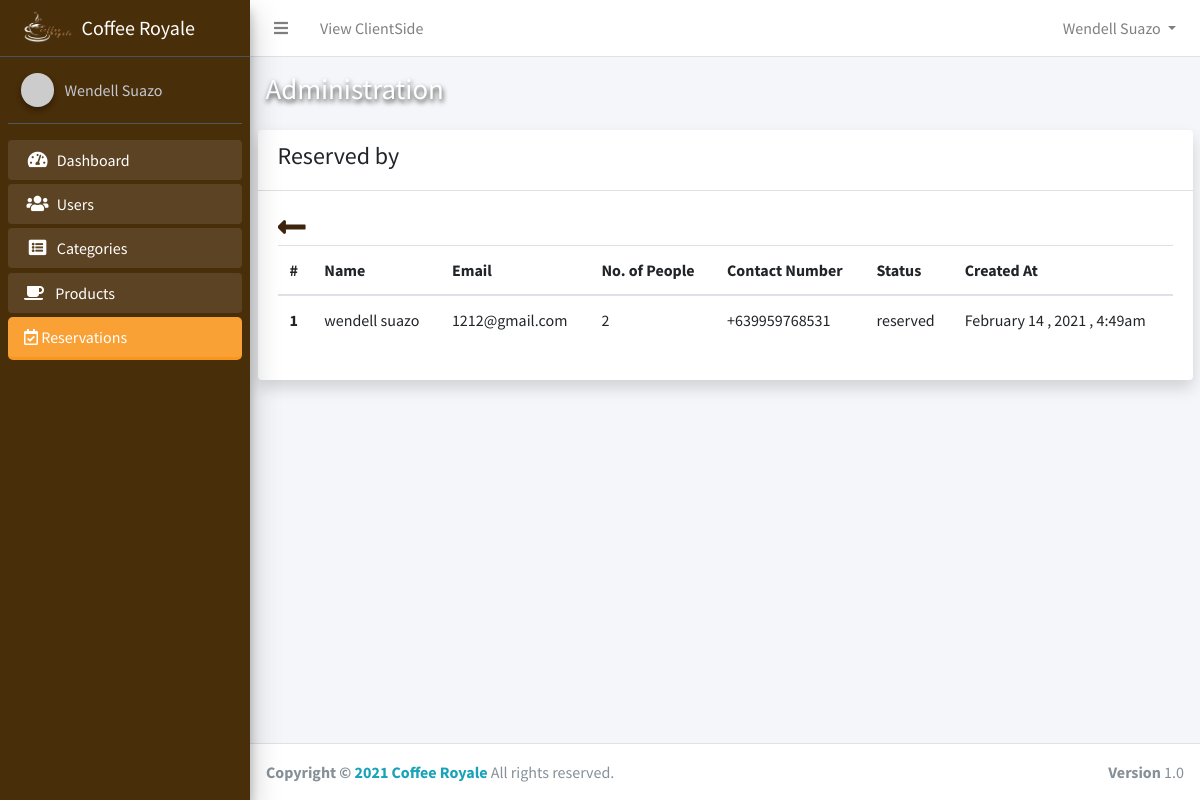
The app's page /admin/reservation_detail.php?id=52&user_id=97 (signed in) with its own data.
### tables this page shows
CREATE TABLE `users` (
  `id` int(11) NOT NULL,
  `firstname` varchar(50) NOT NULL,
  `lastname` varchar(50) NOT NULL,
  `email` varchar(50) NOT NULL,
  `password` varchar(50) NOT NULL,
  `token` varchar(50) NOT NULL,
  `active` tinyint(1) NOT NULL DEFAULT 0,
  `is_admin` tinyint(1) NOT NULL DEFAULT 0,
  `is_product_manager` tinyint(1) NOT NULL DEFAULT 0,
  `created_at` timestamp NOT NULL DEFAULT current_timestamp()
);

CREATE TABLE `reservations` (
  `id` int(11) NOT NULL,
  `transaction_id` varchar(50) NOT NULL,
  `date_time` datetime NOT NULL,
  `no_of_people` int(11) NOT NULL,
  `contact_number` varchar(50) NOT NULL,
  `status` varchar(50) NOT NULL DEFAULT 'pending',
  `user_id` int(11) NOT NULL,
  `created_at` timestamp NOT NULL DEFAULT current_timestamp()
);

### app/config/Config.php (called while the page is built, shortened)
<?php
class Connection
{
    public $conn;
    public function __construct()
    {
        try {
            $dsn = 'mysql:host=' . HOST . ';dbname=' . DB_NAME;
            $this->conn = new PDO($dsn, USERNAME, PASSWORD);
            $this->conn->setAttribute(PDO::ATTR_DEFAULT_FETCH_MODE, PDO::FETCH_OBJ);
            $this->conn->setAttribute(PDO::ATTR_EMULATE_PREPARES, false);
        } catch (PDOException $e) {
            echo "Error!: " . $e->getMessage() . "<br/>";
            die();
        }
        return $this->conn;
    }
}

### app/core.php (called while the page is built, shortened)
<?php
require('config/Config.php');
require_once('controllers/ReservationController.php');
require_once('controllers/admin/ReservationController.php');
require_once('models/User.php');
$user = new User();

### app/models/User.php (called while the page is built, shortened)
<?php
class User extends Connection
{
    public static function Auth()
    {
        if (isset($_SESSION['id'])) {
            return true;
        } else {
            return false;
        }
    }
    public function getFullName()
    {
        if (self::Auth()) {
            $user = $this->getUser();
            return ucwords($user->firstname) . ' ' . ucwords($user->lastname);
        } else {
            return 'Guess';
        }
    }
    public function getUser()
    {
        if (self::Auth()) {
            $sql = "SELECT * FROM users WHERE id=:id AND active=1";
            $stmt = $this->conn->prepare($sql);
            $stmt->execute(['id' => $_SESSION['id']]);
            $user = $stmt->fetch();
            return $user;
        }
    }
}

### app/controllers/admin/ReservationController.php (called while the page is built, shortened)
<?php
class AdminReservation extends Connection
{
    public function getUser($id)
    {
        $sql = "SELECT * FROM users WHERE id=:id";
        $stmt = $this->conn->prepare($sql);
        $stmt->execute(['id' => $id]);
        $user = $stmt->fetch();
        return $user;
    }
    public function getReservation($id)
    {
        $sql = "SELECT * FROM reservations WHERE id=:id";
        $stmt = $this->conn->prepare($sql);
        $stmt->execute(['id' => $id]);
        $reservation = $stmt->fetch();
        return $reservation;
    }
}

### app/helpers/formatDate.php (called while the page is built, shortened)
<?php
function shortDate($date)
{
    $d = new DateTime($date);
    return $d->format("F j \, Y \, g:ia");
}

### admin/reservation_detail.php (the view, shortened to what this page needs)
<?php
require_once BASE . '/app/core.php';
require_once BASE . '/app/includes/admin/header.php';
$reservation = new AdminReservation();
$user = '';
if (isset($_GET['user_id'])) {
    $user = $reservation->getUser($_GET['user_id']);
}
if (isset($_GET['id'])) {
    $activeReservation = $reservation->getReservation($_GET['id']);
}
?>
<div class="container">
    <div class="card shadow">
        <div class="card-header d-flex align-items-center">
            <h4>Reserved by</h4><br>
        </div>
        <div class="card-body">
            <div class="table-responsive">
                <?php if ($user) : ?>
                    <table class="table">
                        <a href="reservations.php">
                            <i class="fas fa-long-arrow-alt-left" style="font-size: 2rem; color: #3f240d"></i>
                        </a>
                        <thead>
                            <tr>
                                <th scope="col">#</th>
                                <th scope="col">Name</th>
                                <th scope="col">Email</th>
                                <th scope="col">No. of People</th>
                                <th scope="col">Contact Number</th>
                                <th scope="col">Status</th>
                                <th scope="col">Created At</th>
                            </tr>
                        </thead>
                        <tbody>
                            <tr>
                                <th scope="row"><?php echo 1 ?></th>
                                <td><?php echo $user->firstname . ' ' . $user->lastname ?></td>
                                <td><?php echo $user->email ?></td>
                                <td><?php echo $activeReservation->no_of_people ?></td>
                                <td><?php echo $activeReservation->contact_number ?></td>
                                <td><?php echo $activeReservation->status ?></td>
                                <td><?php echo shortDate($activeReservation->created_at) ?></td>
                            </tr>
                        </tbody>
                    </table>
                <?php else : ?>
                    <h2 class="text-secondary text-center">No Reservation Yet</h2>
                <?php endif; ?>
            </div>
        </div>
    </div>
</div>
</div>
<?php require_once BASE . '/app/includes/admin/footer.php' ?>

### app/includes/admin/navbar.php (shortened to what this page needs)
<nav class="main-header navbar navbar-expand navbar-white navbar-light">
    <ul class="navbar-nav" style="width:100%;">
        <li class="nav-item">
            <a class="nav-link" data-widget="pushmenu" href="#" role="button"><i class="fas fa-bars"></i></a>
        </li>
        <li class="nav-item d-none d-sm-inline-block">
            <a href="../index.php" class="nav-link">View ClientSide</a>
        </li>
        <li class="nav-item dropdown" style="margin-left:auto">
            <a id="navbarDropdown" class="nav-link dropdown-toggle" href="#" role="button" data-toggle="dropdown" aria-haspopup="true" aria-expanded="false" v-pre>
                <?php echo $user->getFullName() ?>
            </a>
        </li>
    </ul>
</nav>

### app/includes/admin/sidebar.php
<div class="sidebar">
    <div class="user-panel mt-3 pb-3 mb-3 d-flex">
        <div class="image">
            <img src="https://ui-avatars.com/api/?name=<?php echo $user->getFullName() ?>" class="img-circle elevation-2" alt="User Image">
        </div>
        <div class="info">
            <a href="" class="d-block"><?php echo $user->getFullName() ?></a>
        </div>
    </div>
    <nav class="mt-2">
        <ul class="nav nav-pills nav-sidebar flex-column" data-widget="treeview" role="menu" data-accordion="false">
            <li class="nav-item menu-open
                <?php echo (strpos(CURRENT_URL, 'dashboard') !== false) ? 'active' : '' ?>
                ">
                <a href="<?php echo BASE_URL . '/admin/dashboard.php' ?>" class="nav-link">
                    <i class="nav-icon fas fa-tachometer-alt"></i>
                    <p>
                        Dashboard
                    </p>
                </a>
            </li>
            <li class="nav-item menu-open
            <?php echo (strpos(CURRENT_URL, 'admin_user') !== false) ? 'active' : '' ?>
            ">
                <a href="<?php echo BASE_URL . 'admin/admin_users.php' ?>" class="nav-link">
                    <i class="nav-icon fas fa-users"></i>
                    <p>
                        Users
                    </p>
                </a>
            </li>
            <li class="nav-item menu-open
            <?php echo (strpos(CURRENT_URL, 'categor') !== false) ? 'active' : '' ?>
            ">
                <a href="<?php echo BASE_URL . 'admin/categories.php' ?>" class="nav-link ">
                    <i class="nav-icon fa fa-list-alt"></i>
                    <p>
                        Categories
                    </p>
                </a>
            </li>
            <li class="nav-item menu-open
            <?php echo (strpos(CURRENT_URL, 'product') !== false) ? 'active' : '' ?>
            ">
                <a href="<?php echo BASE_URL . 'admin/products.php' ?>" class=" nav-link ">
                    <i class=" fas fa-coffee mr-2"></i>
                    <p>
                        Products
                    </p>
                </a>
            </li>
            <li class="nav-item menu-open
            <?php echo (strpos(CURRENT_URL, 'reservation') !== false) ? 'active' : '' ?>
            ">
                <a href="<?php echo BASE_URL . 'admin/reservations.php' ?>" class="nav-link">
                    <i class="far fa-calendar-check"></i>
                    <p>
                        Reservations
                    </p>
                </a>
            </li>
        </ul>
    </nav>
</div>

### assets/admin/css/admin.css (style rules this page uses)
.sidebar { background: rgb(73, 46, 10); }
.menu-open { margin-bottom: 1px !important; }
.active { background: #f8961e; border-radius: 5px; }

### records on screen
users: $user->getFullName() "Wendell Suazo"
users: firstname "wendell", lastname "suazo", email "1212@gmail.com"
reservations: no_of_people "2", contact_number "+639959768531", status "reserved", created_at "February 14 , 2021 , 4:49am"
